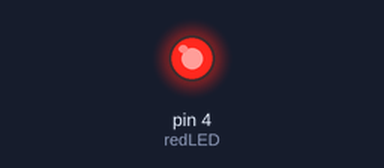
A sketch run on a simulated Arduino Uno, built with avr-gcc and run on an emulated ATmega328P. Parts: output pins drawn as LEDs (lit = HIGH).

Above: at 1.8 s.
At 8.0 s:
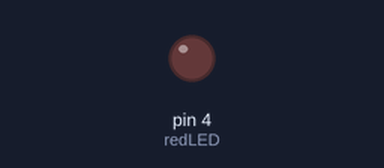
Timing chart, 0 to 12.0 s (numbered marks = the images above):
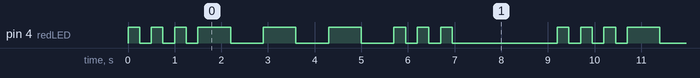

Measured:
- by itself, pin 4 (redLED): repeats every 9.2 s: 2 × (LOW 0.25 s, HIGH 0.25 s), LOW 0.25 s, 3 × (HIGH 0.70 s, LOW 0.70 s), 2 × (HIGH 0.25 s, LOW 0.25 s), HIGH 0.25 s, LOW 2.3 s, HIGH 0.25 s
- by itself, everything shown: repeats every 9.2 s, in 18 steps

The sketch:

sketch_jun27c.ino
```cpp
// Using variables to set numbers.
int redLED=4;
float pi=3.14;
int dit=250;
int dah=700;
int longW=2000;

String myName="John Doe";

void setup() {
  // put your setup code here, to run once:
pinMode(redLED,OUTPUT);
}

void loop() {
  // put your main code here, to run repeatedly:
digitalWrite(redLED,HIGH);
delay(dit);
digitalWrite(redLED,LOW);
delay(dit);

digitalWrite(redLED,HIGH);
delay(dit);
digitalWrite(redLED,LOW);
delay(dit);

digitalWrite(redLED,HIGH);
delay(dit);
digitalWrite(redLED,LOW);
delay(dit);

digitalWrite(redLED,HIGH);
delay(dah);
digitalWrite(redLED,LOW);
delay(dah);

digitalWrite(redLED,HIGH);
delay(dah);
digitalWrite(redLED,LOW);
delay(dah);

digitalWrite(redLED,HIGH);
delay(dah);
digitalWrite(redLED,LOW);
delay(dah);

digitalWrite(redLED,HIGH);
delay(dit);
digitalWrite(redLED,LOW);
delay(dit);

digitalWrite(redLED,HIGH);
delay(dit);
digitalWrite(redLED,LOW);
delay(dit);

digitalWrite(redLED,HIGH);
delay(dit);
digitalWrite(redLED,LOW);
delay(dit);

delay(longW);
}
```
